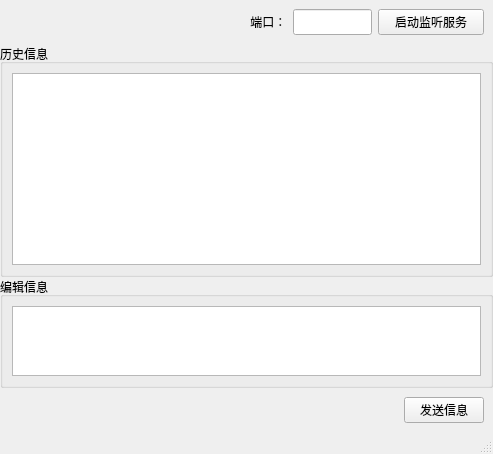
<?xml version="1.0" encoding="UTF-8"?>
<ui version="4.0">
 <class>MainWindow</class>
 <widget class="QMainWindow" name="MainWindow">
  <property name="geometry">
   <rect>
    <x>0</x>
    <y>0</y>
    <width>493</width>
    <height>454</height>
   </rect>
  </property>
  <property name="windowTitle">
   <string>MainWindow</string>
  </property>
  <widget class="QWidget" name="centralwidget">
   <layout class="QVBoxLayout" name="verticalLayout" stretch="1,10,4,1">
    <property name="spacing">
     <number>0</number>
    </property>
    <property name="leftMargin">
     <number>0</number>
    </property>
    <property name="topMargin">
     <number>0</number>
    </property>
    <property name="rightMargin">
     <number>0</number>
    </property>
    <property name="bottomMargin">
     <number>0</number>
    </property>
    <item>
     <widget class="QWidget" name="widget" native="true">
      <layout class="QHBoxLayout" name="horizontalLayout" stretch="9,1,3,4">
       <property name="leftMargin">
        <number>9</number>
       </property>
       <item>
        <spacer name="horizontalSpacer_4">
         <property name="orientation">
          <enum>Qt::Horizontal</enum>
         </property>
         <property name="sizeHint" stdset="0">
          <size>
           <width>40</width>
           <height>20</height>
          </size>
         </property>
        </spacer>
       </item>
       <item>
        <widget class="QLabel" name="label">
         <property name="sizePolicy">
          <sizepolicy hsizetype="Preferred" vsizetype="Preferred">
           <horstretch>0</horstretch>
           <verstretch>0</verstretch>
          </sizepolicy>
         </property>
         <property name="font">
          <font>
           <weight>50</weight>
           <bold>false</bold>
          </font>
         </property>
         <property name="text">
          <string> 端口：</string>
         </property>
        </widget>
       </item>
       <item>
        <widget class="QLineEdit" name="portEdit">
         <property name="sizePolicy">
          <sizepolicy hsizetype="Preferred" vsizetype="Preferred">
           <horstretch>0</horstretch>
           <verstretch>0</verstretch>
          </sizepolicy>
         </property>
        </widget>
       </item>
       <item>
        <widget class="QPushButton" name="setListen">
         <property name="sizePolicy">
          <sizepolicy hsizetype="Preferred" vsizetype="Preferred">
           <horstretch>0</horstretch>
           <verstretch>0</verstretch>
          </sizepolicy>
         </property>
         <property name="text">
          <string>启动监听服务</string>
         </property>
        </widget>
       </item>
      </layout>
     </widget>
    </item>
    <item>
     <widget class="QGroupBox" name="groupBox">
      <property name="sizePolicy">
       <sizepolicy hsizetype="Preferred" vsizetype="Minimum">
        <horstretch>0</horstretch>
        <verstretch>0</verstretch>
       </sizepolicy>
      </property>
      <property name="title">
       <string>历史信息</string>
      </property>
      <layout class="QHBoxLayout" name="horizontalLayout_2">
       <item>
        <widget class="QTextEdit" name="record">
         <property name="sizePolicy">
          <sizepolicy hsizetype="Preferred" vsizetype="Preferred">
           <horstretch>0</horstretch>
           <verstretch>0</verstretch>
          </sizepolicy>
         </property>
         <property name="cursor" stdset="0">
          <cursorShape>IBeamCursor</cursorShape>
         </property>
        </widget>
       </item>
      </layout>
     </widget>
    </item>
    <item>
     <widget class="QGroupBox" name="groupBox_2">
      <property name="title">
       <string>编辑信息</string>
      </property>
      <layout class="QHBoxLayout" name="horizontalLayout_3">
       <item>
        <widget class="QTextEdit" name="msg">
         <property name="cursor" stdset="0">
          <cursorShape>IBeamCursor</cursorShape>
         </property>
        </widget>
       </item>
      </layout>
     </widget>
    </item>
    <item>
     <widget class="QWidget" name="widget_2" native="true">
      <layout class="QHBoxLayout" name="horizontalLayout_4" stretch="9,1">
       <property name="spacing">
        <number>2</number>
       </property>
       <property name="leftMargin">
        <number>9</number>
       </property>
       <property name="topMargin">
        <number>9</number>
       </property>
       <property name="rightMargin">
        <number>9</number>
       </property>
       <property name="bottomMargin">
        <number>9</number>
       </property>
       <item>
        <spacer name="horizontalSpacer_2">
         <property name="orientation">
          <enum>Qt::Horizontal</enum>
         </property>
         <property name="sizeHint" stdset="0">
          <size>
           <width>395</width>
           <height>20</height>
          </size>
         </property>
        </spacer>
       </item>
       <item>
        <widget class="QPushButton" name="sendMsg">
         <property name="sizePolicy">
          <sizepolicy hsizetype="Preferred" vsizetype="Preferred">
           <horstretch>0</horstretch>
           <verstretch>0</verstretch>
          </sizepolicy>
         </property>
         <property name="text">
          <string>发送信息</string>
         </property>
        </widget>
       </item>
      </layout>
     </widget>
    </item>
   </layout>
  </widget>
  <widget class="QMenuBar" name="menubar">
   <property name="geometry">
    <rect>
     <x>0</x>
     <y>0</y>
     <width>493</width>
     <height>23</height>
    </rect>
   </property>
  </widget>
  <widget class="QStatusBar" name="statusbar"/>
 </widget>
 <resources/>
 <connections/>
</ui>
